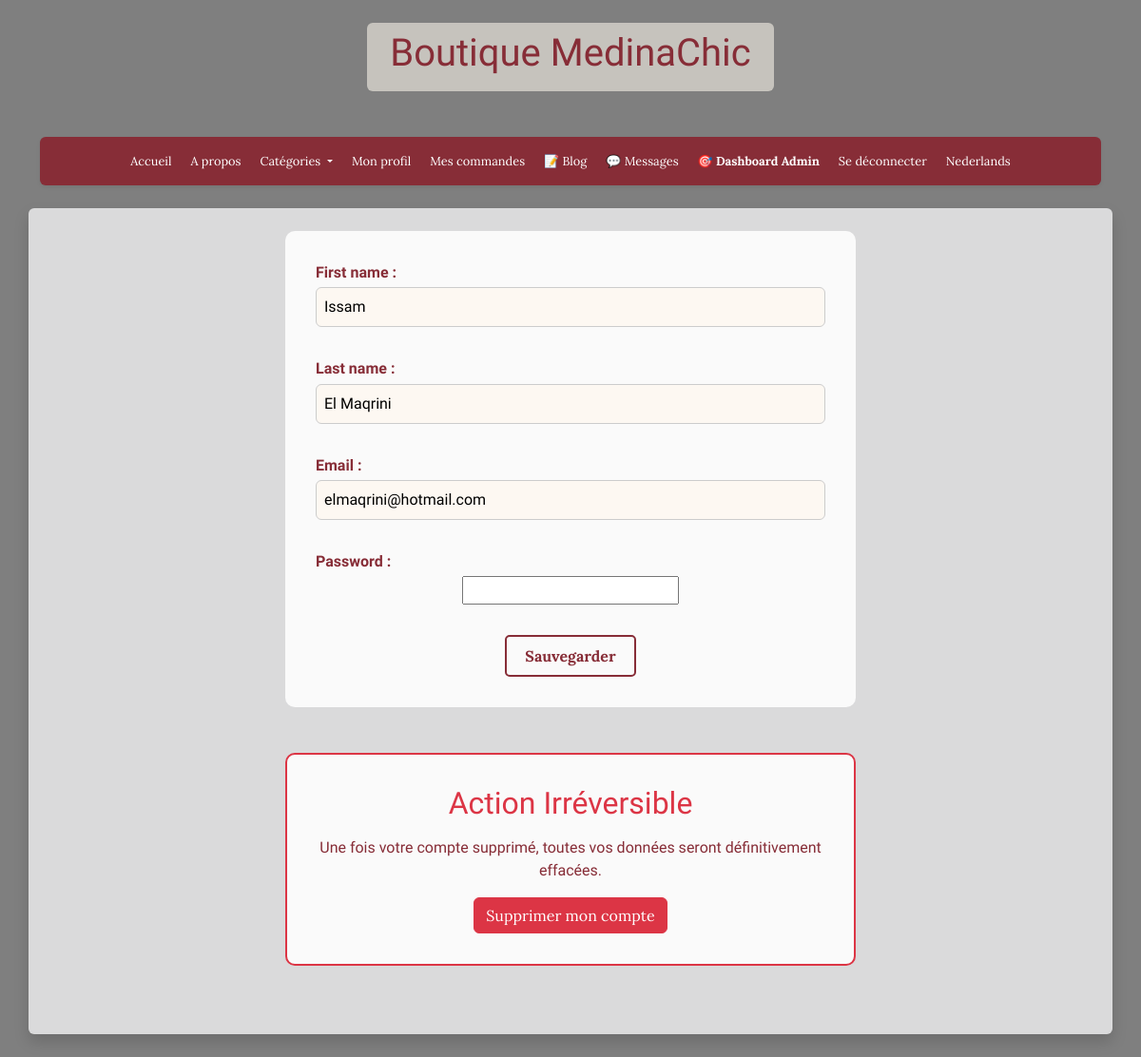
The page /accounts/profile/ (signed in) on the database its author committed.
### accounts/models.py (models this page shows, shortened)
class Shopper(AbstractUser):
    username = None
    email = models.EmailField(max_length=254, unique=True)
    stripe_id = models.CharField(max_length=90, blank=True)
    USERNAME_FIELD = 'email'
    REQUIRED_FIELDS = []
    objects = CustomUserManager()

### accounts/views.py (the view, shortened to what this page needs)
# urls.py: path('profile/', profile, name="profile"),
@login_required
def profile(request):
    form = UserForm(initial=model_to_dict(request.user, exclude="password"))
    addresses = request.user.addresses.all()
    return render(request, 'accounts/profile.html', context={'form': form,
                                                             "addresses": addresses})

### accounts/forms.py
class UserForm(forms.ModelForm):
    password = forms.CharField(widget=forms.PasswordInput())
    class Meta:
        model = Shopper
        fields = ['first_name', 'last_name', 'email', 'password']

### store/context_processors.py (called while the page is built)
def cart_processor(request):
    cart_data = {
        'has_cart': False,
        'cart_count': 0
    }
    if request.user.is_authenticated:
        try:
            cart = Cart.objects.filter(user=request.user, ordered=False).first()
            if cart:
                cart_data['has_cart'] = True
                cart_data['cart_count'] = cart.orders.count()
        except:
            pass
    return cart_data

### accounts/templates/accounts/profile.html (shortened to what this page needs)
{% extends 'base.html' %}
{% block content %}
    <div class="form-section text-center">
        <form method="POST">
            {{ form.as_p }}
            <button type="submit" class="styled-btn mt-3">Sauvegarder</button>
        </form>
    </div>
    <div class="form-section text-center mt-5" style="border: 2px solid #dc3545;">
        <h2 class="text-danger mb-3">Action Irréversible</h2>
        <p style="color: #872D37;">Une fois votre compte supprimé, toutes vos données seront définitivement effacées.</p>
        <button type="button" class="btn btn-danger" data-bs-toggle="modal" data-bs-target="#deleteAccountModal">
            Supprimer mon compte
        </button>
    </div>
{% endblock %}

### accounts/templates/accounts/profile.html (style rules this page uses)
h1, h2 { color: #872D37; font-family: 'Yeseva One', serif; }
.form-section { background-color: rgba(255, 255, 255, 0.85); padding: 2rem; border-radius: 10px; max-width: 600px; margin: auto auto 3rem auto; }
form label { font-weight: bold; color: #872D37; display: block; margin-bottom: 0.2rem; text-align: left; }
form input[type="text"], form input[type="email"], form input[type="number"], form select, form textarea { width: 100%; padding: 0.5rem; margin-bottom: 1rem; border: 1px solid #ccc; border-radius: 6px; background-color: #fdf8f2; font-size: 1rem; }
.styled-btn { border: 2px solid #872D37; color: #872D37; padding: 0.5rem 1.2rem; text-decoration: none; border-radius: 5px; transition: all 0.3s ease; background-color: transparent; font-weight: bold; }

### rows shown on the page
Shopper: first_name "Issam", last_name "El Maqrini", email "elmaqrini@hotmail.com"
